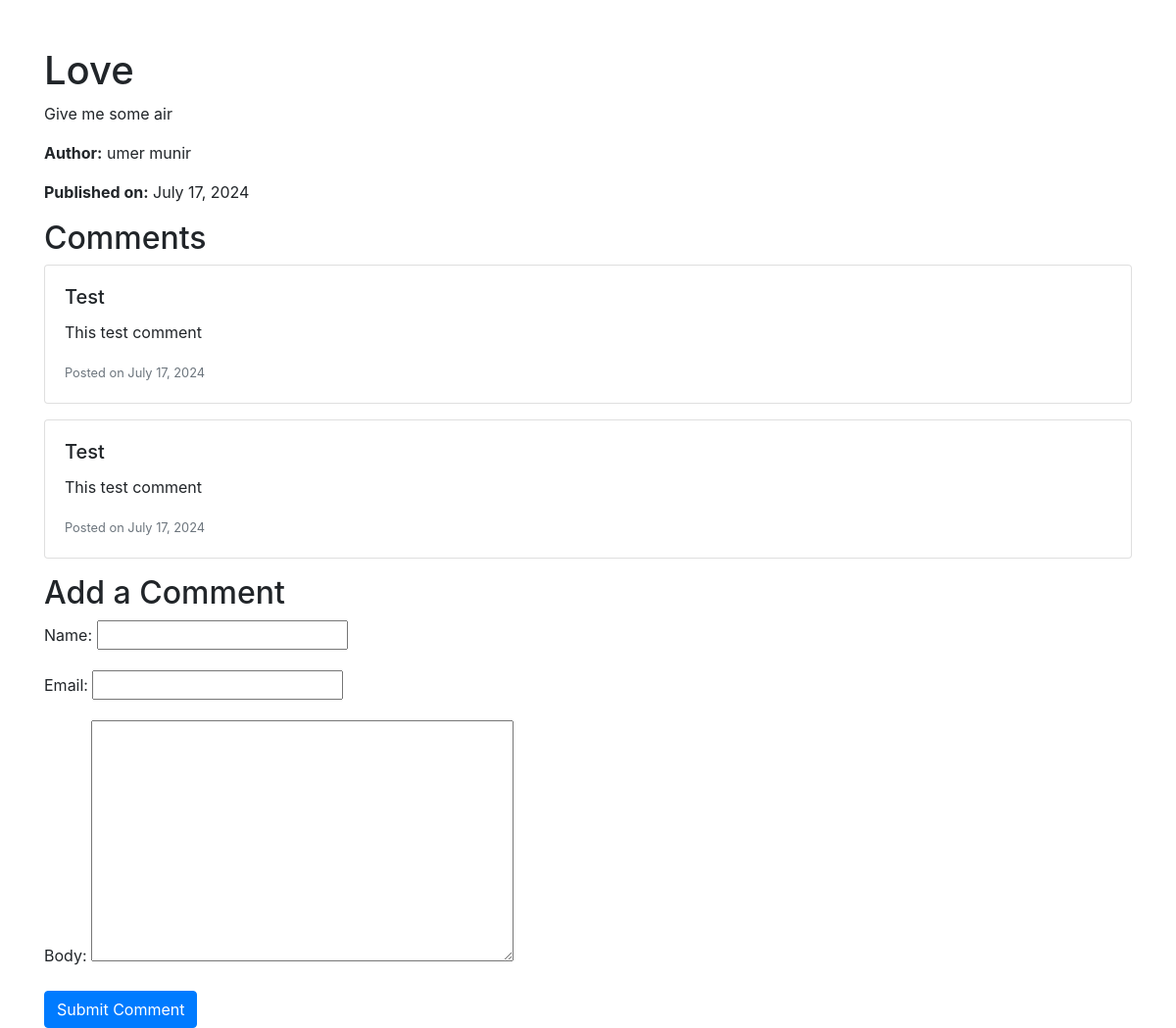
Screenshot of /post/3/ with the database file from the repository.
### accounts/models.py (models this page shows, shortened)
class Post(models.Model):
    title = models.CharField(max_length=200)
    content = models.TextField()
    author = models.ForeignKey(CustomUser, on_delete=models.CASCADE)
    category = models.ForeignKey(Category, on_delete=models.SET_NULL, null=True, blank=True)
    created_at = models.DateTimeField(auto_now_add=True)
    updated_at = models.DateTimeField(auto_now=True)

class CustomUser(AbstractBaseUser, PermissionsMixin):
    email = models.EmailField(unique=True)
    first_name = models.CharField(max_length=30)
    last_name = models.CharField(max_length=30)
    is_active = models.BooleanField(default=True)
    is_staff = models.BooleanField(default=False)
    date_of_birth = models.DateField(default=timezone.now)
    date_joined = models.DateTimeField(default=timezone.now)
    objects = CustomUserManager()
    USERNAME_FIELD = 'email'
    REQUIRED_FIELDS = ['first_name', 'last_name', 'date_of_birth']

class Comment(models.Model):
    post = models.ForeignKey(Post, related_name='comments', on_delete=models.CASCADE)
    name = models.CharField(max_length=80)
    email = models.EmailField()
    body = models.TextField()
    created_on = models.DateTimeField(auto_now_add=True)
    active = models.BooleanField(default=True)
    class Meta:
        ordering = ['created_on']

### accounts/views.py (the view)
# urls.py: path('post/<int:pk>/', post_detail, name='post_detail'),
def post_detail(request, pk):
    post = get_object_or_404(Post, pk=pk)
    comments = post.comments.filter(active=True)
    new_comment = None
    if request.method == 'POST':
        comment_form = CommentForm(data=request.POST)
        if comment_form.is_valid():
            new_comment = comment_form.save(commit=False)
            new_comment.post = post
            new_comment.save()
    else:
        comment_form = CommentForm()
    return render(request, 'accounts/post_detail.html', {
        'post': post,
        'comments': comments,
        'new_comment': new_comment,
        'comment_form': comment_form
    })

### accounts/forms.py
class CommentForm(forms.ModelForm):
    class Meta:
        model = Comment
        fields = ['name', 'email', 'body']

### accounts/templates/accounts/post_detail.html (shortened to what this page needs)
<!DOCTYPE html>
<html>
<head>
    <link rel="stylesheet" href="https://stackpath.bootstrapcdn.com/bootstrap/4.1.3/css/bootstrap.min.css">
</head>
<body>
    <div class="container">
        <h1 class="mt-5">{{ post.title }}</h1>
        <p>{{ post.content }}</p>
        <p><strong>Author:</strong> {{ post.author.first_name }} {{ post.author.last_name }}</p>
        <p><strong>Published on:</strong> {{ post.created_at|date:"F j, Y" }}</p>
        <h2>Comments</h2>
        {% for comment in comments %}
            <div class="card mb-3">
                <div class="card-body">
                    <h5 class="card-title">{{ comment.name }}</h5>
                    <p class="card-text">{{ comment.body }}</p>
                    <p class="card-text"><small class="text-muted">Posted on {{ comment.created_on|date:"F j, Y" }}</small></p>
                </div>
            </div>
        {% empty %}
            <p>No comments yet. Be the first to comment!</p>
        {% endfor %}
        <h2>Add a Comment</h2>
        <form method="post">
            {{ comment_form.as_p }}
            <button type="submit" class="btn btn-primary">Submit Comment</button>
        </form>
    </div>
</body>
</html>

### rows the page displays
Post: title "Love", content "Give me some air", author.first_name "umer", author.last_name "munir", created_at "July 17, 2024"
Comment: name "Test", body "This test comment", created_on "July 17, 2024"
Comment: name "Test", body "This test comment", created_on "July 17, 2024"
